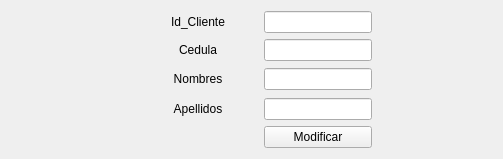
                      <widget class="QWidget" name="page_Cliente_Modificar">
                       <layout class="QGridLayout" name="gridLayout_8">
                        <item row="0" column="1">
                         <widget class="QLabel" name="label_LugarDestino_Registrar_8">
                          <property name="text">
                           <string>&lt;html&gt;&lt;head/&gt;&lt;body&gt;&lt;p align=&quot;center&quot;&gt;Id_Cliente&lt;/p&gt;&lt;/body&gt;&lt;/html&gt;</string>
                          </property>
                         </widget>
                        </item>
                        <item row="4" column="2">
                         <widget class="QPushButton" name="Boton_Cliente_Modificar">
                          <property name="cursor">
                           <cursorShape>PointingHandCursor</cursorShape>
                          </property>
                          <property name="styleSheet">
                           <string notr="true"/>
                          </property>
                          <property name="text">
                           <string>Modificar</string>
                          </property>
                         </widget>
                        </item>
                        <item row="1" column="2">
                         <widget class="QLineEdit" name="lineEdit_ClienteCedula_Modificar"/>
                        </item>
                        <item row="3" column="2">
                         <widget class="QLineEdit" name="lineEdit_ClienteApellidos_Modificar"/>
                        </item>
                        <item row="4" column="0" colspan="2">
                         <spacer name="horizontalSpacer_24">
                          <property name="orientation">
                           <enum>Qt::Horizontal</enum>
                          </property>
                          <property name="sizeHint" stdset="0">
                           <size>
                            <width>247</width>
                            <height>20</height>
                           </size>
                          </property>
                         </spacer>
                        </item>
                        <item row="1" column="1">
                         <widget class="QLabel" name="label_LugarDestino_Registrar_9">
                          <property name="text">
                           <string>&lt;html&gt;&lt;head/&gt;&lt;body&gt;&lt;p align=&quot;center&quot;&gt;Cedula&lt;/p&gt;&lt;/body&gt;&lt;/html&gt;</string>
                          </property>
                         </widget>
                        </item>
                        <item row="2" column="0">
                         <spacer name="horizontalSpacer_26">
                          <property name="orientation">
                           <enum>Qt::Horizontal</enum>
                          </property>
                          <property name="sizeType">
                           <enum>QSizePolicy::Fixed</enum>
                          </property>
                          <property name="sizeHint" stdset="0">
                           <size>
                            <width>80</width>
                            <height>25</height>
                           </size>
                          </property>
                         </spacer>
                        </item>
                        <item row="0" column="2">
                         <widget class="QLineEdit" name="lineEdit_IdCliente_Modificar"/>
                        </item>
                        <item row="3" column="1">
                         <widget class="QLabel" name="label_HoraSalida_Registrar_7">
                          <property name="text">
                           <string>&lt;html&gt;&lt;head/&gt;&lt;body&gt;&lt;p align=&quot;center&quot;&gt;Apellidos&lt;/p&gt;&lt;/body&gt;&lt;/html&gt;</string>
                          </property>
                         </widget>
                        </item>
                        <item row="2" column="1">
                         <widget class="QLabel" name="label_HoraLlegada_Registrar_6">
                          <property name="text">
                           <string>&lt;html&gt;&lt;head/&gt;&lt;body&gt;&lt;p align=&quot;center&quot;&gt;Nombres&lt;/p&gt;&lt;/body&gt;&lt;/html&gt;</string>
                          </property>
                         </widget>
                        </item>
                        <item row="2" column="3">
                         <spacer name="horizontalSpacer_25">
                          <property name="orientation">
                           <enum>Qt::Horizontal</enum>
                          </property>
                          <property name="sizeType">
                           <enum>QSizePolicy::Fixed</enum>
                          </property>
                          <property name="sizeHint" stdset="0">
                           <size>
                            <width>120</width>
                            <height>20</height>
                           </size>
                          </property>
                         </spacer>
                        </item>
                        <item row="2" column="2">
                         <widget class="QLineEdit" name="lineEdit_ClienteNombres_Modificar"/>
                        </item>
                       </layout>
                      </widget>
